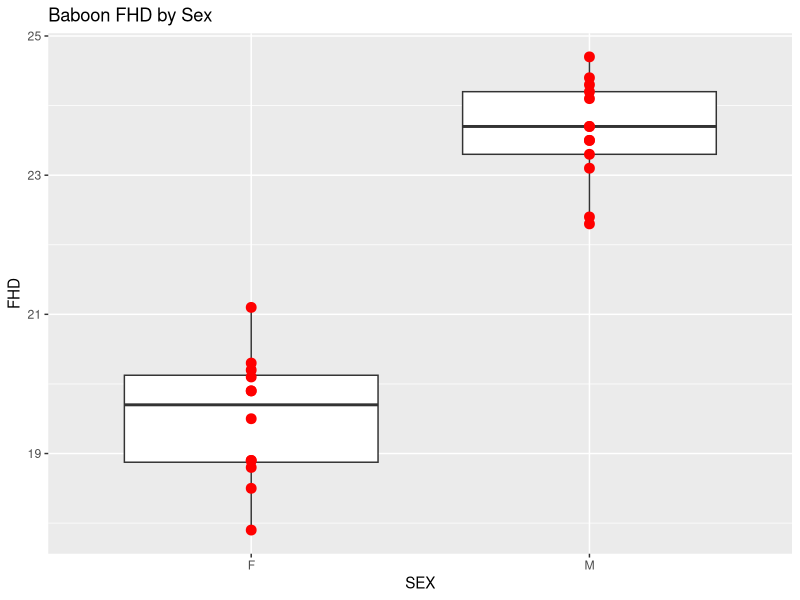

Write R code to recreate this figure.
## ---- chunk 1
library(ggplot2)
baboons <- read.table("datasets/baboons.txt", header=TRUE)
head(baboons)

qplot(x=SEX, y=FHD, data=baboons, main="Baboon FHD by Sex", geom="boxplot") + geom_point(color="red", size=3)
